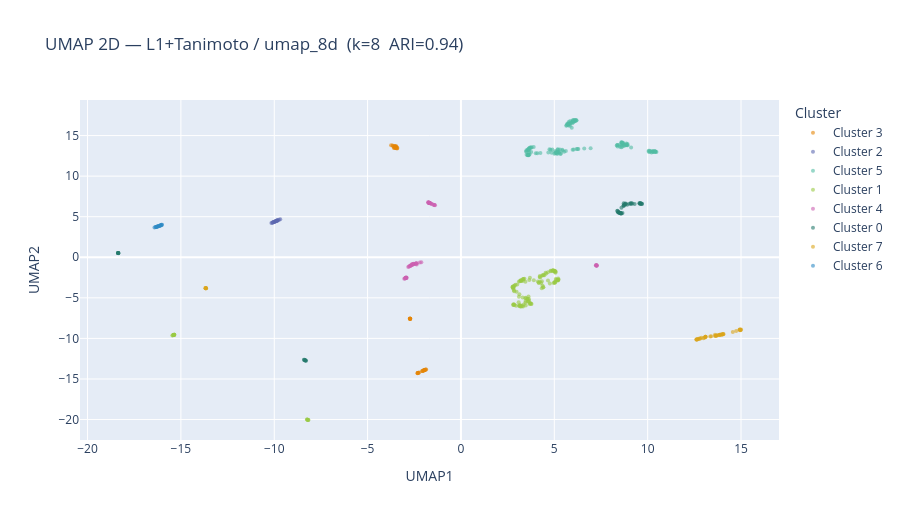
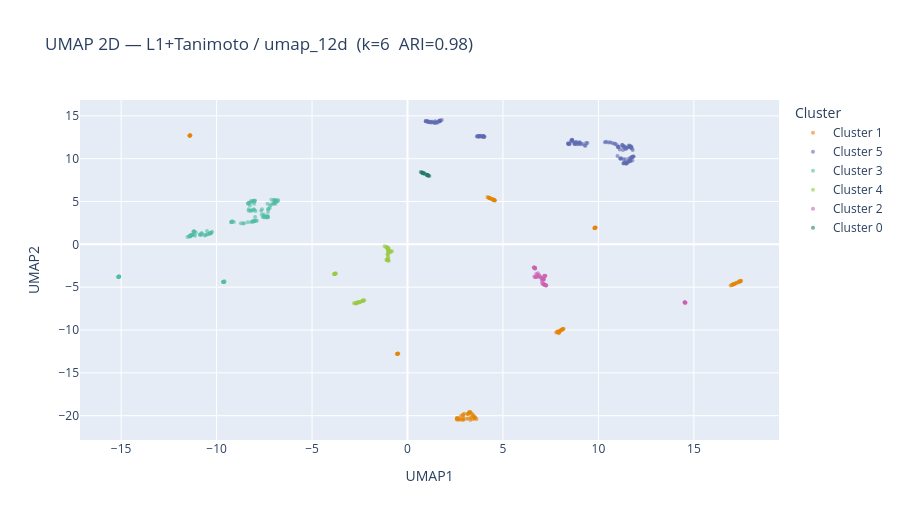
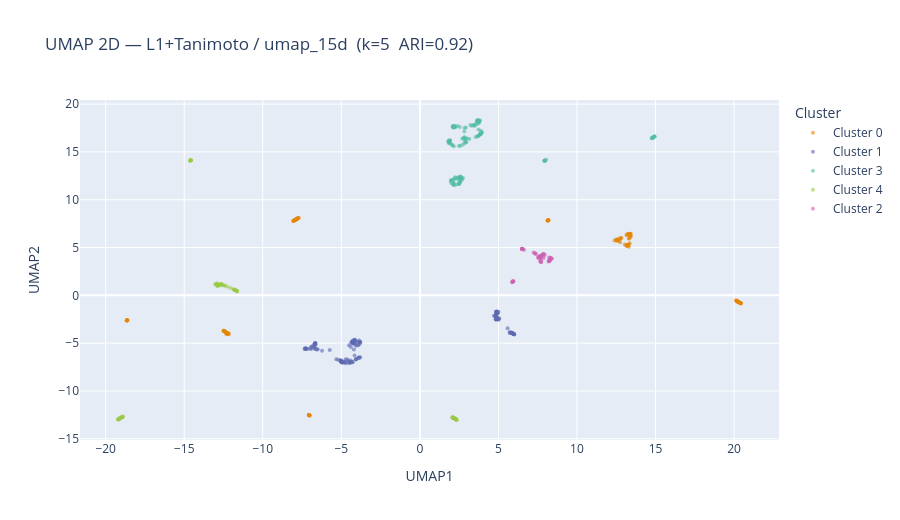

The notebook cell saved with these charts, in order:
### Markdown cell above
Highest silhouette (0.848) combined with highest stability (0.981) and a sensible k=6. The 15-dimensional embedding produces fewer clusters (k=5) with lower silhouette — adding more dimensions does not help, suggesting the meaningful structure is captured well by 12 dimensions. The 8-dimensional embedding finds k=8 which may be over-splitting some natural groups.

### Code cell
# 2D visualisation of each UMAP configuration
#
# Clustering was done in high-dimensional UMAP space (8–15 dims).
# For visualisation we project the high-dim embedding down to 2D
# with a second UMAP call using min_dist=0.1 to spread points.
# We project the embedding, NOT the original distance matrix, so
# the 2D layout preserves the geometry found at high dimension.

for config_name in UMAP_CLUSTER_CONFIGS:
    res  = umap_results[config_name]
    lbl  = res["best_labels"]
    k    = res["best_k"]
    emb  = umap_embeddings[config_name]
    stab = stability_scores[config_name]

    viz_reducer = umap.UMAP(
        n_components=2, n_neighbors=15,
        min_dist=0.1, random_state=42,
    )
    emb_2d = viz_reducer.fit_transform(emb)

    df_viz = pd.DataFrame({
        "UMAP1":   emb_2d[:, 0],
        "UMAP2":   emb_2d[:, 1],
        "Cluster": [f"Cluster {c}" for c in lbl.tolist()],
    })

    fig = px.scatter(
        df_viz, x="UMAP1", y="UMAP2", color="Cluster",
        title=f"UMAP 2D — {winner} / {config_name}  (k={k}  ARI={stab:.2f})",
        opacity=0.6,
        color_discrete_sequence=px.colors.qualitative.Vivid,
    )
    fig.update_traces(marker=dict(size=4))
    fig.update_layout(height=520)
    fig.show()
